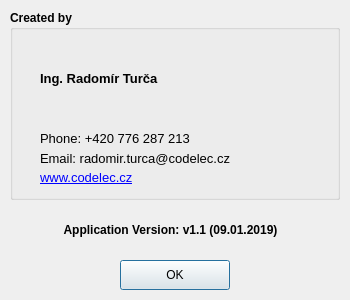
<?xml version="1.0" encoding="UTF-8"?>
<ui version="4.0">
 <class>aboutDialog</class>
 <widget class="QDialog" name="aboutDialog">
  <property name="windowModality">
   <enum>Qt::ApplicationModal</enum>
  </property>
  <property name="geometry">
   <rect>
    <x>0</x>
    <y>0</y>
    <width>350</width>
    <height>300</height>
   </rect>
  </property>
  <property name="minimumSize">
   <size>
    <width>350</width>
    <height>300</height>
   </size>
  </property>
  <property name="maximumSize">
   <size>
    <width>350</width>
    <height>300</height>
   </size>
  </property>
  <property name="windowTitle">
   <string>Info</string>
  </property>
  <property name="windowIcon">
   <iconset resource="Resources.qrc">
    <normaloff>:/icons/info.ico</normaloff>:/icons/info.ico</iconset>
  </property>
  <widget class="QPushButton" name="pushButton">
   <property name="geometry">
    <rect>
     <x>120</x>
     <y>260</y>
     <width>110</width>
     <height>30</height>
    </rect>
   </property>
   <property name="text">
    <string>OK</string>
   </property>
  </widget>
  <widget class="QGroupBox" name="groupBox">
   <property name="geometry">
    <rect>
     <x>10</x>
     <y>10</y>
     <width>330</width>
     <height>190</height>
    </rect>
   </property>
   <property name="font">
    <font>
     <weight>75</weight>
     <bold>true</bold>
    </font>
   </property>
   <property name="title">
    <string>Created by</string>
   </property>
   <widget class="QLabel" name="label">
    <property name="geometry">
     <rect>
      <x>30</x>
      <y>60</y>
      <width>271</width>
      <height>16</height>
     </rect>
    </property>
    <property name="font">
     <font>
      <pointsize>10</pointsize>
      <weight>75</weight>
      <bold>true</bold>
     </font>
    </property>
    <property name="text">
     <string>Ing. Radomír Turča</string>
    </property>
   </widget>
   <widget class="QLabel" name="label_2">
    <property name="geometry">
     <rect>
      <x>30</x>
      <y>120</y>
      <width>271</width>
      <height>16</height>
     </rect>
    </property>
    <property name="font">
     <font>
      <pointsize>10</pointsize>
      <weight>50</weight>
      <bold>false</bold>
     </font>
    </property>
    <property name="text">
     <string>Phone: +420 776 287 213</string>
    </property>
   </widget>
   <widget class="QLabel" name="label_5">
    <property name="geometry">
     <rect>
      <x>30</x>
      <y>140</y>
      <width>271</width>
      <height>16</height>
     </rect>
    </property>
    <property name="font">
     <font>
      <pointsize>10</pointsize>
      <weight>50</weight>
      <bold>false</bold>
     </font>
    </property>
    <property name="text">
     <string>Email: radomir.turca@codelec.cz</string>
    </property>
   </widget>
   <widget class="QLabel" name="label_7">
    <property name="geometry">
     <rect>
      <x>30</x>
      <y>160</y>
      <width>271</width>
      <height>16</height>
     </rect>
    </property>
    <property name="font">
     <font>
      <pointsize>10</pointsize>
      <weight>50</weight>
      <bold>false</bold>
     </font>
    </property>
    <property name="text">
     <string>&lt;a href=\&quot;https://www.codelec.cz/\&quot;&gt;www.codelec.cz&lt;/a&gt;</string>
    </property>
    <property name="textFormat">
     <enum>Qt::RichText</enum>
    </property>
    <property name="openExternalLinks">
     <bool>true</bool>
    </property>
    <property name="textInteractionFlags">
     <set>Qt::TextBrowserInteraction</set>
    </property>
   </widget>
   <widget class="QLabel" name="label_8">
    <property name="geometry">
     <rect>
      <x>210</x>
      <y>15</y>
      <width>100</width>
      <height>100</height>
     </rect>
    </property>
    <property name="font">
     <font>
      <weight>50</weight>
      <bold>false</bold>
     </font>
    </property>
    <property name="text">
     <string/>
    </property>
    <property name="pixmap">
     <pixmap resource="Resources.qrc">:/icons/CodElec.png</pixmap>
    </property>
    <property name="scaledContents">
     <bool>true</bool>
    </property>
   </widget>
  </widget>
  <widget class="QLabel" name="label_3">
   <property name="geometry">
    <rect>
     <x>10</x>
     <y>220</y>
     <width>321</width>
     <height>20</height>
    </rect>
   </property>
   <property name="font">
    <font>
     <weight>75</weight>
     <bold>true</bold>
    </font>
   </property>
   <property name="text">
    <string>Application Version: v1.1 (09.01.2019)</string>
   </property>
   <property name="alignment">
    <set>Qt::AlignCenter</set>
   </property>
  </widget>
 </widget>
 <resources>
  <include location="Resources.qrc"/>
 </resources>
 <connections>
  <connection>
   <sender>pushButton</sender>
   <signal>clicked()</signal>
   <receiver>aboutDialog</receiver>
   <slot>accept()</slot>
   <hints>
    <hint type="sourcelabel">
     <x>317</x>
     <y>261</y>
    </hint>
    <hint type="destinationlabel">
     <x>199</x>
     <y>149</y>
    </hint>
   </hints>
  </connection>
 </connections>
</ui>
